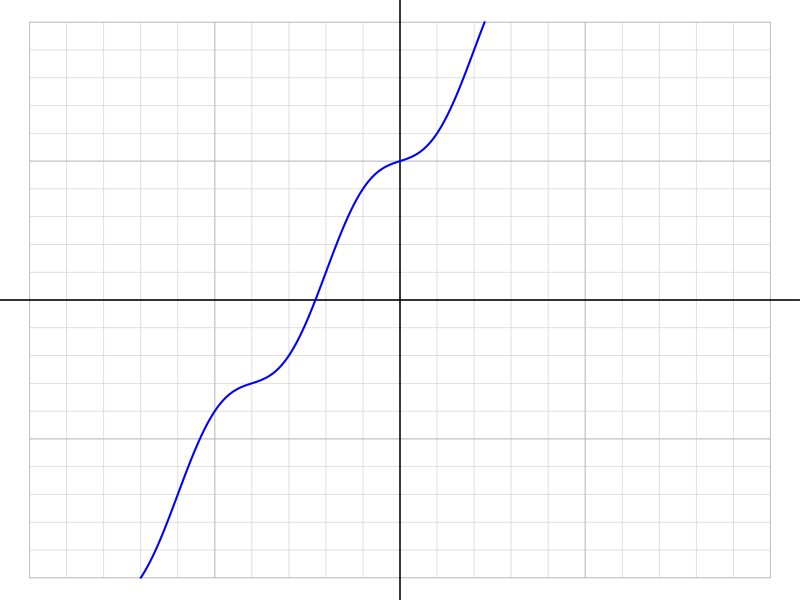

Reproduce this figure in R.
## ---- chunk 1




while(T){
  h = sample(-4:4,1)
  k = sample(-4:4,1)
  m = sample(1:2,1)*sample(c(-1,1),1)
  x = seq(-10,10,0.001)
  y = m*(x-h)+sin((x-h)*pi/2)+k
  xp = sample(1:10,1)*sample(c(-1,1),1)
  yp = y[x==xp]
  yp2 = y[x==-xp]
  if(abs(yp)<10 && abs(yp2)<10 && yp!=0 && y[x==0]!=0 && abs(yp)!=abs(yp2)){
    break
  }
}

divisor = paste0("x-",xp,collapse="")
divisor = gsub("--","+",divisor,fixed=T)

## ---- chunk 2
par(mar=c(0,0,0,0))
plot(0,0,"n",xlim=c(-10,10),ylim=c(-10,10),axes=F,ann=F)
for(i in c(-10:-1,1:10)){
  lines(c(-10,10),c(i,i),col="lightgrey",lwd=0.7)
  lines(c(i,i),c(-10,10),col="lightgrey",lwd=0.7)
}
for(i in c(-10,-5,5,10)){
  lines(c(-10,10),c(i,i),col="grey",lwd=0.9)
  lines(c(i,i),c(-10,10),col="grey",lwd=0.9)
}
abline(h=0,lwd=1.5)
abline(v=0,lwd=1.5)

lines(x[abs(y)<=10],y[abs(y)<=10],col="blue",lwd=2)
